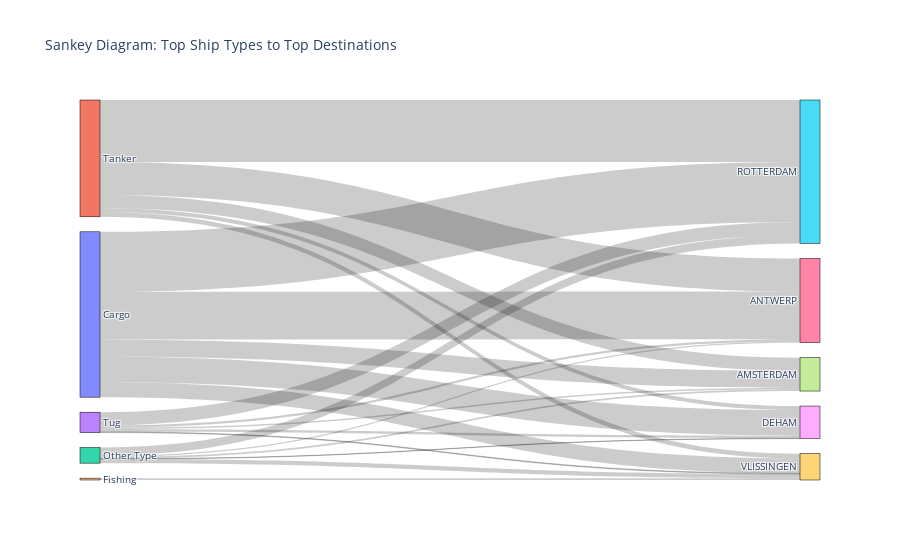

The cell this chart's notebook holds for it:
### Code cell
import plotly.graph_objects as go
import pandas as pd

# Remove rows with destination "FISHING" and ship_type "Other"
sankey_data = unique_imo_data[
    (unique_imo_data['destination'] != 'FISHING') &
    (unique_imo_data['ship_type'] != 'Other')
]

# Compute top 10 ship types and top 10 destination ports using the cleaned dataset
top_ship_types = sankey_data['ship_type'].value_counts().head(5).index.tolist()
top_destinations = sankey_data['destination'].value_counts().head(5).index.tolist()

# Filter data to include only top ship types and destinations
filtered = sankey_data[
    sankey_data['ship_type'].isin(top_ship_types) &
    sankey_data['destination'].isin(top_destinations)
]

# Group data by ship_type and destination
grouped = filtered.groupby(['ship_type', 'destination']).size().reset_index(name='count')

# Prepare labels and mappings for the Sankey diagram
labels = list(top_ship_types) + list(top_destinations)
ship_type_to_index = {ship: i for i, ship in enumerate(top_ship_types)}
destination_to_index = {dest: i + len(top_ship_types) for i, dest in enumerate(top_destinations)}

source = []
target = []
values = []
for _, row in grouped.iterrows():
    st = row['ship_type']
    dest = row['destination']
    if st in ship_type_to_index and dest in destination_to_index:
        source.append(ship_type_to_index[st])
        target.append(destination_to_index[dest])
        values.append(row['count'])

# Create and display the Sankey diagram as a path chart
fig = go.Figure(data=[go.Sankey(
    node=dict(
      pad=15,
      thickness=20,
      line=dict(color="black", width=0.5),
      label=labels
    ),
    link=dict(
      source=source,
      target=target,
      value=values
    )
)])
fig.update_layout(title_text="Sankey Diagram: Top Ship Types to Top Destinations", font_size=10)
fig.show()

### Figure 1 — Plotly figure (JSON) as saved in the notebook; plotly's stock layout.template omitted (floating-point values rounded to 4 significant figures)
{"data": [{"link": {"source": [0, 0, 0, 0, 0, 4, 2, 2, 2, 2, 2, 1, 1, 1, 1, 1, 3, 3, 3, 3, 3], "target": [7, 6, 8, 5, 9, 9, 7, 6, 8, 5, 9, 7, 6, 8, 5, 9, 7, 6, 8, 5, 9], "value": [46, 129, 69, 162, 40, 5, 5, 3, 1, 22, 11, 35, 89, 11, 167, 13, 4, 6, 7, 36, 2]}, "node": {"label": ["Cargo", "Tanker", "Other Type", "Tug", "Fishing", "ROTTERDAM", "ANTWERP", "AMSTERDAM", "DEHAM", "VLISSINGEN"], "line": {"color": "black", "width": 0.5}, "pad": 15, "thickness": 20}, "type": "sankey"}], "layout": {"font": {"size": 10}, "title": {"text": "Sankey Diagram: Top Ship Types to Top Destinations"}}}
